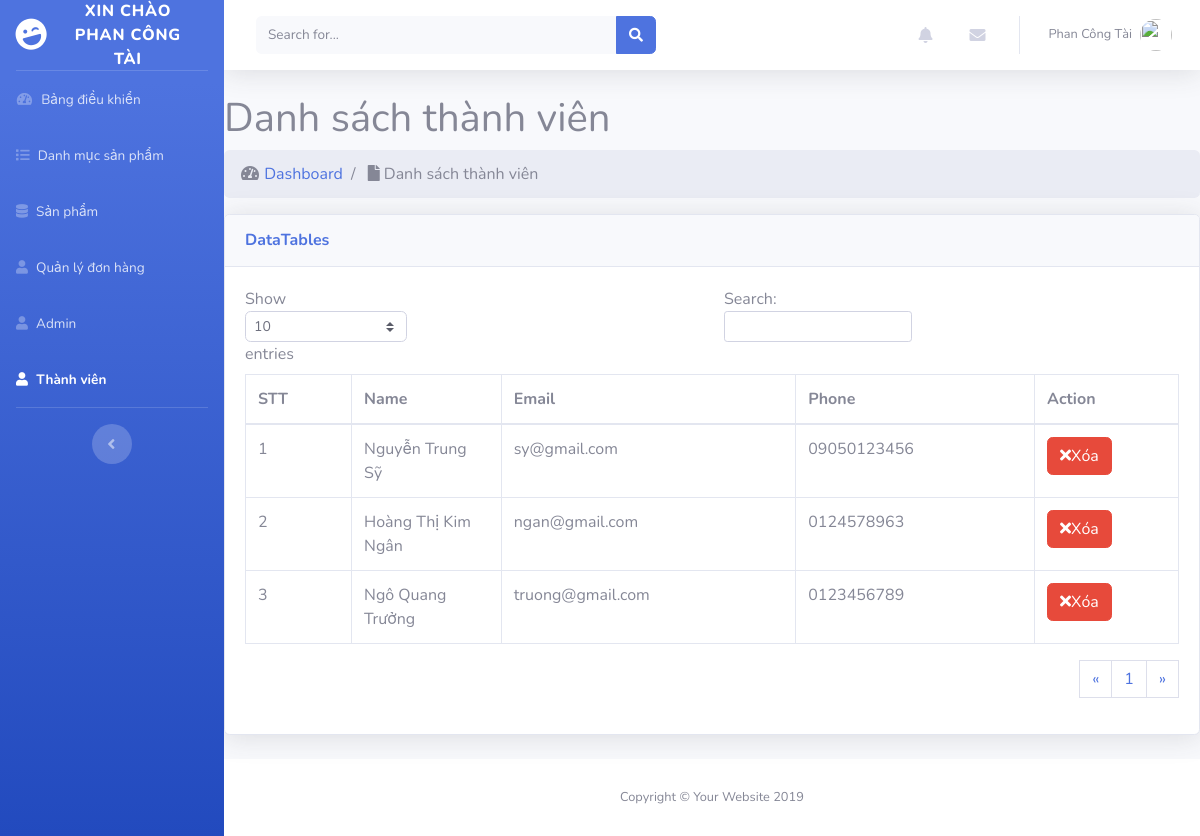
/admin/modules/user/index.php (signed in), run on the app's committed database.
### tables this page shows
CREATE TABLE `users` (
  `id` int(11) NOT NULL,
  `name` varchar(100) DEFAULT NULL,
  `email` varchar(100) DEFAULT NULL,
  `phone` char(15) DEFAULT NULL,
  `address` varchar(100) DEFAULT NULL,
  `password` varchar(50) DEFAULT NULL,
  `avatar` varchar(100) DEFAULT NULL,
  `status` tinyint(4) DEFAULT 1,
  `token` varchar(50) DEFAULT NULL,
  `created_at` timestamp NULL DEFAULT NULL,
  `update_at` timestamp NULL DEFAULT NULL ON UPDATE current_timestamp()
);

### libraries/Database.php (called while the page is built, shortened)
<?php
    class Database
    {
        public $link;
        public function __construct()
        {
            $this->link = mysqli_connect("localhost","root","","computer") or die ();
            mysqli_set_charset($this->link,"utf8");
        }
        public function countTable($table)
        {
            $sql = "SELECT id FROM  {$table}";
            $result = mysqli_query($this->link, $sql) or die("Lỗi Truy Vấn countTable----" .mysqli_error($this->link));
            $num = mysqli_num_rows($result);
            return $num;
        }
         public  function fetchJone($table,$sql ,$page = 0,$row ,$pagi = false )
        {
            $data = [];
            if ($pagi == true )
            {
                $total = $this->countTable($table);
                $sotrang = ceil($total / $row);
                $start = ($page - 1 ) * $row ;
                $sql .= " LIMIT $start,$row";
                $data = [ "page" => $sotrang];
                $result = mysqli_query($this->link,$sql) or die("Lỗi truy vấn fetchJone ---- " .mysqli_error($this->link));
            }
            else
            {
                $result = mysqli_query($this->link,$sql) or die("Lỗi truy vấn fetchJone ---- " .mysqli_error($this->link));
            }
            if( $result)
            {
                while ($num = mysqli_fetch_assoc($result))
                {
                    $data[] = $num;
                }
            }
            return $data;
        }
    }
?>

### admin/autoload/autoload.php (called while the page is built, shortened)
<?php
	require_once __DIR__. "/../../libraries/Database.php";
	$db = new Database;
?>

### admin/modules/user/index.php (the view, shortened to what this page needs)
<?php
        require_once __DIR__. "/../../autoload/autoload.php";
        if (isset($_GET['page']))
        {
            $p = $_GET['page'];
        }
        else
        {
            $p = 1;
        }
        $sql = "SELECT users.* FROM users ORDER BY ID DESC";
        $admin = $db->fetchJone('users',$sql,$p,3,true);
        if(isset($admin['page']))
        {
            $sotrang = $admin['page'];
            unset($admin['page']);
        }
?>
<?php  require_once __DIR__. "/../../layouts/header.php"; ?>
    <div class="row">
        <div class="col-lg-12">
            <h1 class="page-header">
                Danh sách thành viên
            </h1>
            <ol class="breadcrumb">
                <li class="breadcrumb-item">
                    <i class="fas fa-fw fa-tachometer-alt"></i>
                    <a href="index.html">Dashboard </a>
                </li>
                <li class="breadcrumb-item active" aria-current="page">
                    <i class="fa fa-file"></i>
                        Danh sách thành viên
                </li>
            </ol>
        </div>
    </div>
    <div class="row">
        <div class="col-md-12">
            <div class="card shadow mb-4">
                <div class="card-header py-3">
                    <h6 class="m-0 font-weight-bold text-primary">DataTables</h6>
                </div>
                <div class="card-body">
                    <div class="table-responsive">
                        <div id="dataTable_wrapper" class="dataTables_wrapper dt-bootstrap4">
                            <div class="row">
                                <div class="col-sm-12 col-md-6">
                                    <div class="dataTables_length" id="dataTable_length">
                                        <label>
                                        Show
                                        <select name="dataTable_length" aria-controls="dataTable" class="custom-select custom-select-sm form-control form-control-sm">
                                            <option value="10">10</option>
                                        </select>
                                        entries
                                        </label>
                                    </div>
                                </div>
                                <div class="col-sm-12 col-md-6">
                                    <div id="dataTable_filter" class="dataTables_filter"><label>Search:<input type="search" class="form-control form-control-sm" placeholder="" aria-controls="dataTable"></label></div>
                                </div>
                            </div>
                            <div class="row">
                                <div class="col-sm-12">
                                    <table class="table table-bordered dataTable" id="dataTable" width="100%" cellspacing="0" role="grid" aria-describedby="dataTable_info" style="width: 100%;">
                                    <thead>
                                    <tr role="row">
                                        <th class="sorting_asc" tabindex="0" aria-controls="dataTable" rowspan="1" colspan="1" aria-sort="ascending" aria-label="STT: activate to sort column descending" style="width: 58px;">STT</th>
                                        <th class="sorting" tabindex="0" aria-controls="dataTable" rowspan="1" colspan="1" aria-label="Name: activate to sort column ascending" style="width: 63px;">Name</th>
                                        <th class="sorting" tabindex="0" aria-controls="dataTable" rowspan="1" colspan="1" aria-label="Email: activate to sort column ascending" style="width: 63px;">Email</th>
                                        <th class="sorting" tabindex="0" aria-controls="dataTable" rowspan="1" colspan="1" aria-label="Phone: activate to sort column ascending" style="width: 50px;">Phone</th>
                                        <th class="sorting" tabindex="0" aria-controls="dataTable" rowspan="1" colspan="1" aria-label="Action: activate to sort column ascending" style="width: 68px;">Action</th>
                                    </tr>
                                </thead>
                                <tbody>
                                    <?php $stt = 1; foreach ($admin as $item) :?>
                                    <tr>
                                        <td><?php echo $stt ?></td>
                                        <td><?php echo $item['name'] ?></td>
                                        <td><?php echo $item['email'] ?></td>
                                        <td><?php echo $item['phone'] ?></td>
                                        <td>
                                            <a class="btn btn-xs btn-danger" href="delete.php? id=<?php echo $item['id'] ?>">
                                            <i class="fa fa-times"></i>Xóa</a>
                                        </td>
                                    </tr>
                                        <?php $stt++ ; endforeach?>
                                </tbody>
                            </table>
                            <div >
                                <nav aria-label="Page navigation" class="clearfix">
                                    <ul class="pagination justify-content-end">
                                        <li>
                                            <a class="page-link" href="" aria-label="Previous" >
                                                <span aria-hidden="true">&laquo;</span>
                                            </a>
                                        </li>
                                        <?php for( $i = 1; $i <= $sotrang ; $i++ ) : ?>
                                            <?php
                                            if(isset($_GET['page']))
                                            {
                                                $p = $_GET['page'];
                                            }
                                            else
                                            {
                                                $p = 1;
                                            }
                                            ?>
                                            <li class="<?php echo ($i == $p) ? 'active' : '' ?>">
                                            <a class="page-link" href="?page=<?php echo $i ;?>"><?php echo $i; ?></a>
                                            </li>
                                            <?php endfor;?>
                                            <li>
                                                <a class="page-link" href="" aria-label="Next">
                                                <span aria-hidden="true">&raquo;</span>
                                            </a>
                                        </li>
                                    </ul>
                                </nav>
                            </div>
                        </div>
                    </div>
                </div>
            </div>
        </div>
    </div>
</div>
</div>
<?php  require_once __DIR__. "/../../layouts/footer.php"; ?>

### data on the page
users: name "Nguyễn Trung Sỹ", email "sy@gmail.com", phone "09050123456"
users: name "Hoàng Thị Kim Ngân", email "ngan@gmail.com", phone "0124578963"
users: name "Ngô Quang Trưởng", email "truong@gmail.com", phone "0123456789"

### other printed values
$_SESSION['admin_name'] "PHAN CÔNG TÀI"
$_SESSION['admin_name'] "Phan Công Tài"
